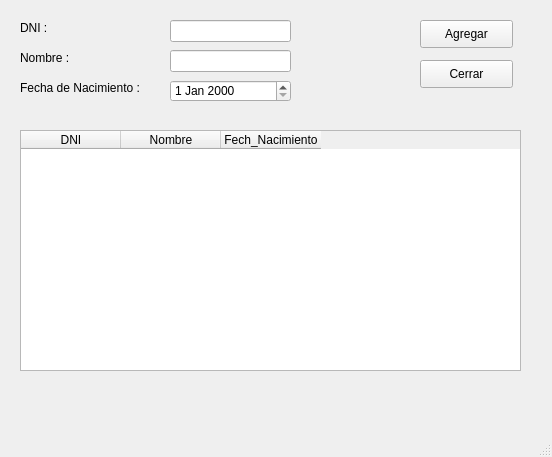
<?xml version="1.0" encoding="UTF-8"?>
<ui version="4.0">
 <class>MainWindow</class>
 <widget class="QMainWindow" name="MainWindow">
  <property name="geometry">
   <rect>
    <x>0</x>
    <y>0</y>
    <width>552</width>
    <height>457</height>
   </rect>
  </property>
  <property name="windowTitle">
   <string>MainWindow</string>
  </property>
  <widget class="QWidget" name="centralwidget">
   <widget class="QLabel" name="label">
    <property name="geometry">
     <rect>
      <x>20</x>
      <y>20</y>
      <width>55</width>
      <height>16</height>
     </rect>
    </property>
    <property name="text">
     <string>DNI :</string>
    </property>
   </widget>
   <widget class="QLabel" name="label_2">
    <property name="geometry">
     <rect>
      <x>20</x>
      <y>50</y>
      <width>55</width>
      <height>16</height>
     </rect>
    </property>
    <property name="text">
     <string>Nombre :</string>
    </property>
   </widget>
   <widget class="QLabel" name="label_3">
    <property name="geometry">
     <rect>
      <x>20</x>
      <y>80</y>
      <width>131</width>
      <height>16</height>
     </rect>
    </property>
    <property name="text">
     <string>Fecha de Nacimiento :</string>
    </property>
   </widget>
   <widget class="QLineEdit" name="lneDNI">
    <property name="geometry">
     <rect>
      <x>170</x>
      <y>20</y>
      <width>121</width>
      <height>22</height>
     </rect>
    </property>
   </widget>
   <widget class="QLineEdit" name="lneNombre">
    <property name="geometry">
     <rect>
      <x>170</x>
      <y>50</y>
      <width>121</width>
      <height>22</height>
     </rect>
    </property>
   </widget>
   <widget class="QDateEdit" name="dteFecNac">
    <property name="geometry">
     <rect>
      <x>170</x>
      <y>80</y>
      <width>121</width>
      <height>22</height>
     </rect>
    </property>
   </widget>
   <widget class="QPushButton" name="btnAgregar">
    <property name="geometry">
     <rect>
      <x>420</x>
      <y>20</y>
      <width>93</width>
      <height>28</height>
     </rect>
    </property>
    <property name="text">
     <string>Agregar</string>
    </property>
   </widget>
   <widget class="QPushButton" name="btnCerrar">
    <property name="geometry">
     <rect>
      <x>420</x>
      <y>60</y>
      <width>93</width>
      <height>28</height>
     </rect>
    </property>
    <property name="text">
     <string>Cerrar</string>
    </property>
   </widget>
   <widget class="QTableWidget" name="tblAlumnos">
    <property name="geometry">
     <rect>
      <x>20</x>
      <y>130</y>
      <width>501</width>
      <height>241</height>
     </rect>
    </property>
    <column>
     <property name="text">
      <string>DNI</string>
     </property>
    </column>
    <column>
     <property name="text">
      <string>Nombre</string>
     </property>
    </column>
    <column>
     <property name="text">
      <string>Fech_Nacimiento</string>
     </property>
    </column>
   </widget>
  </widget>
  <widget class="QStatusBar" name="statusbar"/>
 </widget>
 <resources/>
 <connections/>
</ui>
